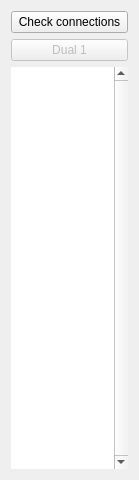
<?xml version="1.0" encoding="UTF-8"?>
<ui version="4.0">
 <class>MainWindow</class>
 <widget class="QMainWindow" name="MainWindow">
  <property name="geometry">
   <rect>
    <x>0</x>
    <y>0</y>
    <width>139</width>
    <height>480</height>
   </rect>
  </property>
  <property name="maximumSize">
   <size>
    <width>139</width>
    <height>480</height>
   </size>
  </property>
  <property name="windowTitle">
   <string>MainWindow</string>
  </property>
  <widget class="QWidget" name="centralWidget">
   <layout class="QGridLayout" name="gridLayout">
    <item row="0" column="0">
     <widget class="QPushButton" name="CheckSerial">
      <property name="text">
       <string>Check connections</string>
      </property>
     </widget>
    </item>
    <item row="1" column="0">
     <widget class="QPushButton" name="Dual_1">
      <property name="enabled">
       <bool>false</bool>
      </property>
      <property name="text">
       <string>Dual 1</string>
      </property>
      <property name="checkable">
       <bool>true</bool>
      </property>
     </widget>
    </item>
    <item row="2" column="0">
     <widget class="QTextBrowser" name="Output">
      <property name="font">
       <font>
        <pointsize>4</pointsize>
       </font>
      </property>
      <property name="frameShape">
       <enum>QFrame::NoFrame</enum>
      </property>
      <property name="verticalScrollBarPolicy">
       <enum>Qt::ScrollBarAlwaysOn</enum>
      </property>
     </widget>
    </item>
   </layout>
  </widget>
 </widget>
 <layoutdefault spacing="6" margin="11"/>
 <resources/>
 <connections/>
</ui>
